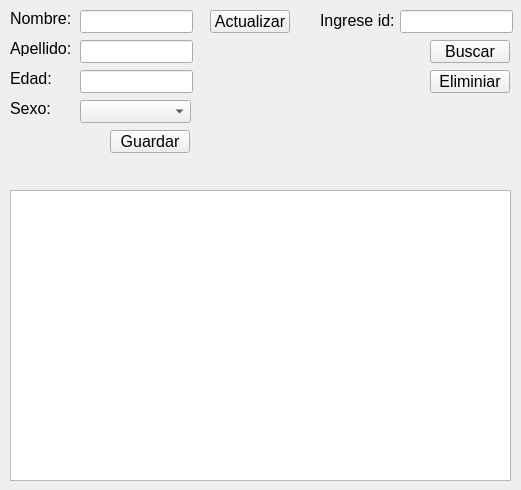
<?xml version="1.0" encoding="UTF-8"?>
<ui version="4.0">
 <class>MainWindow</class>
 <widget class="QMainWindow" name="MainWindow">
  <property name="geometry">
   <rect>
    <x>0</x>
    <y>0</y>
    <width>521</width>
    <height>490</height>
   </rect>
  </property>
  <property name="minimumSize">
   <size>
    <width>521</width>
    <height>490</height>
   </size>
  </property>
  <property name="maximumSize">
   <size>
    <width>521</width>
    <height>490</height>
   </size>
  </property>
  <property name="font">
   <font>
    <family>Arial</family>
    <pointsize>12</pointsize>
   </font>
  </property>
  <property name="windowTitle">
   <string>Usuarios</string>
  </property>
  <property name="layoutDirection">
   <enum>Qt::LeftToRight</enum>
  </property>
  <widget class="QWidget" name="centralwidget">
   <widget class="QLineEdit" name="txtNombre">
    <property name="geometry">
     <rect>
      <x>80</x>
      <y>10</y>
      <width>113</width>
      <height>23</height>
     </rect>
    </property>
    <property name="font">
     <font>
      <family>Arial</family>
      <pointsize>12</pointsize>
      <italic>false</italic>
     </font>
    </property>
    <property name="text">
     <string/>
    </property>
   </widget>
   <widget class="QLabel" name="label">
    <property name="geometry">
     <rect>
      <x>10</x>
      <y>10</y>
      <width>71</width>
      <height>16</height>
     </rect>
    </property>
    <property name="text">
     <string>Nombre:</string>
    </property>
   </widget>
   <widget class="QLineEdit" name="txtApellido">
    <property name="geometry">
     <rect>
      <x>80</x>
      <y>40</y>
      <width>113</width>
      <height>23</height>
     </rect>
    </property>
    <property name="font">
     <font>
      <family>Arial</family>
      <pointsize>12</pointsize>
      <italic>false</italic>
     </font>
    </property>
    <property name="text">
     <string/>
    </property>
   </widget>
   <widget class="QLabel" name="label_2">
    <property name="geometry">
     <rect>
      <x>10</x>
      <y>40</y>
      <width>71</width>
      <height>16</height>
     </rect>
    </property>
    <property name="text">
     <string>Apellido:</string>
    </property>
   </widget>
   <widget class="QLabel" name="label_3">
    <property name="geometry">
     <rect>
      <x>10</x>
      <y>70</y>
      <width>71</width>
      <height>16</height>
     </rect>
    </property>
    <property name="text">
     <string>Edad:</string>
    </property>
   </widget>
   <widget class="QLineEdit" name="txtEdad">
    <property name="geometry">
     <rect>
      <x>80</x>
      <y>70</y>
      <width>113</width>
      <height>23</height>
     </rect>
    </property>
    <property name="font">
     <font>
      <family>Arial</family>
      <pointsize>12</pointsize>
      <italic>false</italic>
     </font>
    </property>
    <property name="text">
     <string/>
    </property>
   </widget>
   <widget class="QLabel" name="label_4">
    <property name="geometry">
     <rect>
      <x>10</x>
      <y>100</y>
      <width>71</width>
      <height>16</height>
     </rect>
    </property>
    <property name="text">
     <string>Sexo:</string>
    </property>
   </widget>
   <widget class="QComboBox" name="cbxSexo">
    <property name="geometry">
     <rect>
      <x>80</x>
      <y>100</y>
      <width>111</width>
      <height>23</height>
     </rect>
    </property>
    <property name="maxVisibleItems">
     <number>3</number>
    </property>
    <property name="placeholderText">
     <string>Seleccione</string>
    </property>
    <item>
     <property name="text">
      <string notr="true">-Seleccione-</string>
     </property>
    </item>
    <item>
     <property name="text">
      <string>Hombre</string>
     </property>
    </item>
    <item>
     <property name="text">
      <string>Mujer</string>
     </property>
    </item>
   </widget>
   <widget class="QPushButton" name="btnGuardar">
    <property name="geometry">
     <rect>
      <x>110</x>
      <y>130</y>
      <width>80</width>
      <height>23</height>
     </rect>
    </property>
    <property name="text">
     <string>Guardar</string>
    </property>
   </widget>
   <widget class="QTableWidget" name="tblListaUsuarios">
    <property name="geometry">
     <rect>
      <x>10</x>
      <y>190</y>
      <width>501</width>
      <height>291</height>
     </rect>
    </property>
    <property name="sizePolicy">
     <sizepolicy hsizetype="Fixed" vsizetype="Fixed">
      <horstretch>0</horstretch>
      <verstretch>0</verstretch>
     </sizepolicy>
    </property>
    <attribute name="verticalHeaderVisible">
     <bool>false</bool>
    </attribute>
   </widget>
   <widget class="QLineEdit" name="txtBuscarID">
    <property name="geometry">
     <rect>
      <x>400</x>
      <y>10</y>
      <width>113</width>
      <height>23</height>
     </rect>
    </property>
   </widget>
   <widget class="QLabel" name="label_5">
    <property name="geometry">
     <rect>
      <x>320</x>
      <y>0</y>
      <width>81</width>
      <height>41</height>
     </rect>
    </property>
    <property name="text">
     <string>Ingrese id:</string>
    </property>
    <property name="textFormat">
     <enum>Qt::PlainText</enum>
    </property>
    <property name="scaledContents">
     <bool>false</bool>
    </property>
    <property name="indent">
     <number>-1</number>
    </property>
   </widget>
   <widget class="QPushButton" name="btnBuscarID">
    <property name="geometry">
     <rect>
      <x>430</x>
      <y>40</y>
      <width>80</width>
      <height>23</height>
     </rect>
    </property>
    <property name="text">
     <string>Buscar</string>
    </property>
   </widget>
   <widget class="QPushButton" name="btnActualizar">
    <property name="geometry">
     <rect>
      <x>210</x>
      <y>10</y>
      <width>80</width>
      <height>23</height>
     </rect>
    </property>
    <property name="text">
     <string>Actualizar</string>
    </property>
   </widget>
   <widget class="QPushButton" name="btnEliminar">
    <property name="geometry">
     <rect>
      <x>430</x>
      <y>70</y>
      <width>80</width>
      <height>23</height>
     </rect>
    </property>
    <property name="text">
     <string>Eliminiar</string>
    </property>
   </widget>
  </widget>
  <action name="actionAgregar">
   <property name="text">
    <string>Agregar</string>
   </property>
  </action>
  <action name="actionActualizar">
   <property name="text">
    <string>Actualizar</string>
   </property>
  </action>
 </widget>
 <resources/>
 <connections/>
</ui>
